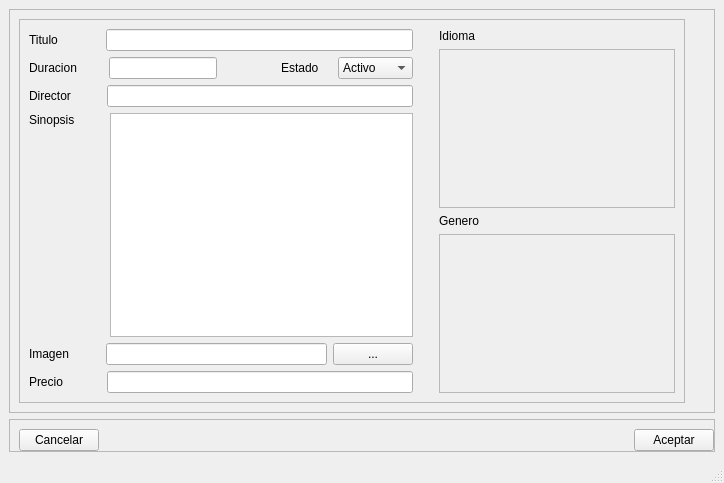
<?xml version="1.0" encoding="UTF-8"?>
<ui version="4.0">
 <class>AddMovieWindow</class>
 <widget class="QMainWindow" name="AddMovieWindow">
  <property name="geometry">
   <rect>
    <x>0</x>
    <y>0</y>
    <width>724</width>
    <height>483</height>
   </rect>
  </property>
  <property name="windowTitle">
   <string>MainWindow</string>
  </property>
  <widget class="QWidget" name="centralwidget">
   <layout class="QVBoxLayout" name="verticalLayout">
    <item>
     <widget class="QScrollArea" name="scrollArea">
      <property name="widgetResizable">
       <bool>true</bool>
      </property>
      <widget class="QWidget" name="scrollAreaWidgetContents">
       <property name="geometry">
        <rect>
         <x>0</x>
         <y>0</y>
         <width>704</width>
         <height>382</height>
        </rect>
       </property>
       <layout class="QHBoxLayout" name="horizontalLayout_4">
        <item>
         <layout class="QHBoxLayout" name="horizontalLayout_2">
          <item>
           <widget class="QFrame" name="frame">
            <property name="styleSheet">
             <string notr="true"/>
            </property>
            <property name="frameShape">
             <enum>QFrame::StyledPanel</enum>
            </property>
            <property name="frameShadow">
             <enum>QFrame::Raised</enum>
            </property>
            <layout class="QHBoxLayout" name="horizontalLayout_10">
             <item>
              <layout class="QVBoxLayout" name="verticalLayout_3">
               <item>
                <layout class="QHBoxLayout" name="horizontalLayout_3">
                 <item>
                  <widget class="QLabel" name="label">
                   <property name="text">
                    <string>Titulo</string>
                   </property>
                  </widget>
                 </item>
                 <item>
                  <spacer name="horizontalSpacer_2">
                   <property name="orientation">
                    <enum>Qt::Horizontal</enum>
                   </property>
                   <property name="sizeType">
                    <enum>QSizePolicy::Fixed</enum>
                   </property>
                   <property name="sizeHint" stdset="0">
                    <size>
                     <width>42</width>
                     <height>20</height>
                    </size>
                   </property>
                  </spacer>
                 </item>
                 <item>
                  <widget class="QLineEdit" name="lineTitle"/>
                 </item>
                </layout>
               </item>
               <item>
                <layout class="QHBoxLayout" name="horizontalLayout_5">
                 <item>
                  <widget class="QLabel" name="label_2">
                   <property name="text">
                    <string>Duracion</string>
                   </property>
                  </widget>
                 </item>
                 <item>
                  <spacer name="horizontalSpacer_6">
                   <property name="orientation">
                    <enum>Qt::Horizontal</enum>
                   </property>
                   <property name="sizeType">
                    <enum>QSizePolicy::Fixed</enum>
                   </property>
                   <property name="sizeHint" stdset="0">
                    <size>
                     <width>26</width>
                     <height>20</height>
                    </size>
                   </property>
                  </spacer>
                 </item>
                 <item>
                  <widget class="QLineEdit" name="lineDuration">
                   <property name="text">
                    <string/>
                   </property>
                  </widget>
                 </item>
                 <item>
                  <spacer name="horizontalSpacer_4">
                   <property name="orientation">
                    <enum>Qt::Horizontal</enum>
                   </property>
                   <property name="sizeType">
                    <enum>QSizePolicy::Fixed</enum>
                   </property>
                   <property name="sizeHint" stdset="0">
                    <size>
                     <width>58</width>
                     <height>20</height>
                    </size>
                   </property>
                  </spacer>
                 </item>
                 <item>
                  <widget class="QLabel" name="label_5">
                   <property name="text">
                    <string>Estado</string>
                   </property>
                  </widget>
                 </item>
                 <item>
                  <spacer name="horizontalSpacer_5">
                   <property name="orientation">
                    <enum>Qt::Horizontal</enum>
                   </property>
                   <property name="sizeType">
                    <enum>QSizePolicy::Fixed</enum>
                   </property>
                   <property name="sizeHint" stdset="0">
                    <size>
                     <width>13</width>
                     <height>20</height>
                    </size>
                   </property>
                  </spacer>
                 </item>
                 <item>
                  <widget class="QComboBox" name="comboState">
                   <item>
                    <property name="text">
                     <string>Activo</string>
                    </property>
                   </item>
                   <item>
                    <property name="text">
                     <string>Inactivo</string>
                    </property>
                   </item>
                   <item>
                    <property name="text">
                     <string>Proximo</string>
                    </property>
                   </item>
                  </widget>
                 </item>
                </layout>
               </item>
               <item>
                <layout class="QHBoxLayout" name="horizontalLayout_6">
                 <item>
                  <widget class="QLabel" name="label_3">
                   <property name="text">
                    <string>Director</string>
                   </property>
                  </widget>
                 </item>
                 <item>
                  <spacer name="horizontalSpacer_3">
                   <property name="orientation">
                    <enum>Qt::Horizontal</enum>
                   </property>
                   <property name="sizeType">
                    <enum>QSizePolicy::Fixed</enum>
                   </property>
                   <property name="sizeHint" stdset="0">
                    <size>
                     <width>30</width>
                     <height>20</height>
                    </size>
                   </property>
                  </spacer>
                 </item>
                 <item>
                  <widget class="QLineEdit" name="lineDirector"/>
                 </item>
                </layout>
               </item>
               <item>
                <layout class="QHBoxLayout" name="horizontalLayout_7">
                 <item>
                  <layout class="QVBoxLayout" name="verticalLayout_2">
                   <item>
                    <widget class="QLabel" name="label_4">
                     <property name="text">
                      <string>Sinopsis</string>
                     </property>
                    </widget>
                   </item>
                   <item>
                    <spacer name="verticalSpacer">
                     <property name="orientation">
                      <enum>Qt::Vertical</enum>
                     </property>
                     <property name="sizeHint" stdset="0">
                      <size>
                       <width>20</width>
                       <height>58</height>
                      </size>
                     </property>
                    </spacer>
                   </item>
                  </layout>
                 </item>
                 <item>
                  <spacer name="horizontalSpacer_7">
                   <property name="orientation">
                    <enum>Qt::Horizontal</enum>
                   </property>
                   <property name="sizeType">
                    <enum>QSizePolicy::Fixed</enum>
                   </property>
                   <property name="sizeHint" stdset="0">
                    <size>
                     <width>29</width>
                     <height>20</height>
                    </size>
                   </property>
                  </spacer>
                 </item>
                 <item>
                  <widget class="QPlainTextEdit" name="plainSynopsis">
                   <property name="plainText">
                    <string/>
                   </property>
                  </widget>
                 </item>
                </layout>
               </item>
               <item>
                <layout class="QHBoxLayout" name="horizontalLayout">
                 <item>
                  <widget class="QLabel" name="label_7">
                   <property name="text">
                    <string>Imagen</string>
                   </property>
                  </widget>
                 </item>
                 <item>
                  <spacer name="horizontalSpacer_8">
                   <property name="orientation">
                    <enum>Qt::Horizontal</enum>
                   </property>
                   <property name="sizeType">
                    <enum>QSizePolicy::Fixed</enum>
                   </property>
                   <property name="sizeHint" stdset="0">
                    <size>
                     <width>31</width>
                     <height>20</height>
                    </size>
                   </property>
                  </spacer>
                 </item>
                 <item>
                  <widget class="QLineEdit" name="lineImage"/>
                 </item>
                 <item>
                  <widget class="QPushButton" name="pushImage">
                   <property name="text">
                    <string>...</string>
                   </property>
                  </widget>
                 </item>
                </layout>
               </item>
               <item>
                <layout class="QHBoxLayout" name="horizontalLayout_8">
                 <item>
                  <widget class="QLabel" name="label_6">
                   <property name="text">
                    <string>Precio</string>
                   </property>
                  </widget>
                 </item>
                 <item>
                  <spacer name="horizontalSpacer_9">
                   <property name="orientation">
                    <enum>Qt::Horizontal</enum>
                   </property>
                   <property name="sizeType">
                    <enum>QSizePolicy::Fixed</enum>
                   </property>
                   <property name="sizeHint" stdset="0">
                    <size>
                     <width>38</width>
                     <height>20</height>
                    </size>
                   </property>
                  </spacer>
                 </item>
                 <item>
                  <widget class="QLineEdit" name="lineCost">
                   <property name="text">
                    <string/>
                   </property>
                  </widget>
                 </item>
                </layout>
               </item>
              </layout>
             </item>
             <item>
              <spacer name="horizontalSpacer_11">
               <property name="orientation">
                <enum>Qt::Horizontal</enum>
               </property>
               <property name="sizeType">
                <enum>QSizePolicy::Fixed</enum>
               </property>
               <property name="sizeHint" stdset="0">
                <size>
                 <width>20</width>
                 <height>20</height>
                </size>
               </property>
              </spacer>
             </item>
             <item>
              <layout class="QVBoxLayout" name="verticalLayout_6">
               <item>
                <layout class="QVBoxLayout" name="verticalLayout_4">
                 <item>
                  <widget class="QLabel" name="label_9">
                   <property name="text">
                    <string>Idioma</string>
                   </property>
                  </widget>
                 </item>
                 <item>
                  <widget class="QScrollArea" name="scrollIdioma">
                   <property name="widgetResizable">
                    <bool>true</bool>
                   </property>
                   <widget class="QWidget" name="idiomas">
                    <property name="geometry">
                     <rect>
                      <x>0</x>
                      <y>0</y>
                      <width>190</width>
                      <height>144</height>
                     </rect>
                    </property>
                   </widget>
                  </widget>
                 </item>
                </layout>
               </item>
               <item>
                <layout class="QVBoxLayout" name="verticalLayout_5">
                 <item>
                  <widget class="QLabel" name="label_8">
                   <property name="text">
                    <string>Genero</string>
                   </property>
                  </widget>
                 </item>
                 <item>
                  <widget class="QScrollArea" name="scrollGenero">
                   <property name="widgetResizable">
                    <bool>true</bool>
                   </property>
                   <widget class="QWidget" name="generos">
                    <property name="geometry">
                     <rect>
                      <x>0</x>
                      <y>0</y>
                      <width>190</width>
                      <height>144</height>
                     </rect>
                    </property>
                   </widget>
                  </widget>
                 </item>
                </layout>
               </item>
              </layout>
             </item>
            </layout>
           </widget>
          </item>
          <item>
           <spacer name="horizontalSpacer">
            <property name="orientation">
             <enum>Qt::Horizontal</enum>
            </property>
            <property name="sizeType">
             <enum>QSizePolicy::Fixed</enum>
            </property>
            <property name="sizeHint" stdset="0">
             <size>
              <width>20</width>
              <height>20</height>
             </size>
            </property>
           </spacer>
          </item>
         </layout>
        </item>
       </layout>
      </widget>
     </widget>
    </item>
    <item>
     <widget class="QFrame" name="frame_2">
      <property name="styleSheet">
       <string notr="true"/>
      </property>
      <property name="frameShape">
       <enum>QFrame::StyledPanel</enum>
      </property>
      <property name="frameShadow">
       <enum>QFrame::Raised</enum>
      </property>
      <layout class="QHBoxLayout" name="horizontalLayout_9">
       <property name="spacing">
        <number>0</number>
       </property>
       <property name="rightMargin">
        <number>0</number>
       </property>
       <property name="bottomMargin">
        <number>0</number>
       </property>
       <item>
        <widget class="QPushButton" name="cancelar">
         <property name="text">
          <string>Cancelar</string>
         </property>
        </widget>
       </item>
       <item>
        <spacer name="horizontalSpacer_10">
         <property name="orientation">
          <enum>Qt::Horizontal</enum>
         </property>
         <property name="sizeHint" stdset="0">
          <size>
           <width>40</width>
           <height>20</height>
          </size>
         </property>
        </spacer>
       </item>
       <item>
        <widget class="QPushButton" name="aceptar">
         <property name="text">
          <string>Aceptar</string>
         </property>
        </widget>
       </item>
      </layout>
     </widget>
    </item>
   </layout>
  </widget>
  <widget class="QMenuBar" name="menubar">
   <property name="geometry">
    <rect>
     <x>0</x>
     <y>0</y>
     <width>724</width>
     <height>21</height>
    </rect>
   </property>
  </widget>
  <widget class="QStatusBar" name="statusbar"/>
 </widget>
 <resources/>
 <connections/>
</ui>
